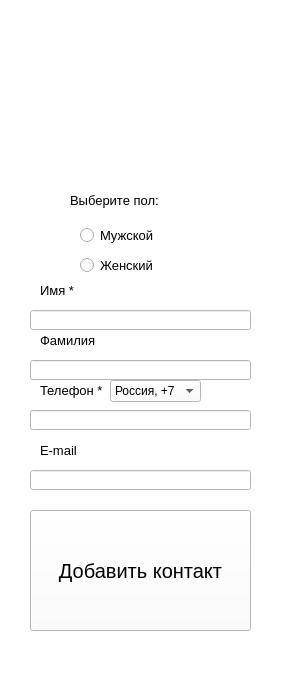
<?xml version="1.0" encoding="UTF-8"?>
<ui version="4.0">
 <class>NewContact</class>
 <widget class="QMainWindow" name="NewContact">
  <property name="geometry">
   <rect>
    <x>0</x>
    <y>0</y>
    <width>281</width>
    <height>691</height>
   </rect>
  </property>
  <property name="font">
   <font>
    <pointsize>15</pointsize>
    <weight>50</weight>
    <bold>false</bold>
   </font>
  </property>
  <property name="windowTitle">
   <string>Новый контакт</string>
  </property>
  <property name="styleSheet">
   <string notr="true">background-color: rgb(255, 255, 255);</string>
  </property>
  <widget class="QWidget" name="centralwidget">
   <widget class="QPushButton" name="AddContact">
    <property name="geometry">
     <rect>
      <x>30</x>
      <y>510</y>
      <width>221</width>
      <height>121</height>
     </rect>
    </property>
    <property name="font">
     <font>
      <pointsize>15</pointsize>
      <weight>50</weight>
      <bold>false</bold>
     </font>
    </property>
    <property name="text">
     <string>Добавить контакт</string>
    </property>
    <property name="iconSize">
     <size>
      <width>20</width>
      <height>20</height>
     </size>
    </property>
   </widget>
   <widget class="QLineEdit" name="fname">
    <property name="geometry">
     <rect>
      <x>30</x>
      <y>360</y>
      <width>221</width>
      <height>20</height>
     </rect>
    </property>
   </widget>
   <widget class="QLineEdit" name="name">
    <property name="geometry">
     <rect>
      <x>30</x>
      <y>310</y>
      <width>221</width>
      <height>20</height>
     </rect>
    </property>
   </widget>
   <widget class="QLabel" name="label">
    <property name="geometry">
     <rect>
      <x>70</x>
      <y>180</y>
      <width>141</width>
      <height>41</height>
     </rect>
    </property>
    <property name="font">
     <font>
      <pointsize>10</pointsize>
      <weight>50</weight>
      <bold>false</bold>
     </font>
    </property>
    <property name="text">
     <string>Выберите пол:</string>
    </property>
   </widget>
   <widget class="QRadioButton" name="man">
    <property name="geometry">
     <rect>
      <x>80</x>
      <y>220</y>
      <width>101</width>
      <height>31</height>
     </rect>
    </property>
    <property name="font">
     <font>
      <pointsize>10</pointsize>
      <weight>50</weight>
      <bold>false</bold>
     </font>
    </property>
    <property name="text">
     <string>Мужской</string>
    </property>
   </widget>
   <widget class="QRadioButton" name="woman">
    <property name="geometry">
     <rect>
      <x>80</x>
      <y>250</y>
      <width>101</width>
      <height>31</height>
     </rect>
    </property>
    <property name="font">
     <font>
      <pointsize>10</pointsize>
      <weight>50</weight>
      <bold>false</bold>
     </font>
    </property>
    <property name="text">
     <string>Женский</string>
    </property>
   </widget>
   <widget class="QLabel" name="label_2">
    <property name="geometry">
     <rect>
      <x>40</x>
      <y>280</y>
      <width>51</width>
      <height>21</height>
     </rect>
    </property>
    <property name="font">
     <font>
      <pointsize>10</pointsize>
      <weight>50</weight>
      <bold>false</bold>
     </font>
    </property>
    <property name="text">
     <string>Имя *</string>
    </property>
   </widget>
   <widget class="QLabel" name="label_3">
    <property name="geometry">
     <rect>
      <x>40</x>
      <y>330</y>
      <width>91</width>
      <height>21</height>
     </rect>
    </property>
    <property name="font">
     <font>
      <pointsize>10</pointsize>
      <weight>50</weight>
      <bold>false</bold>
     </font>
    </property>
    <property name="text">
     <string>Фамилия</string>
    </property>
   </widget>
   <widget class="QLineEdit" name="phone">
    <property name="geometry">
     <rect>
      <x>30</x>
      <y>410</y>
      <width>221</width>
      <height>20</height>
     </rect>
    </property>
    <property name="text">
     <string/>
    </property>
   </widget>
   <widget class="QLabel" name="label_4">
    <property name="geometry">
     <rect>
      <x>40</x>
      <y>380</y>
      <width>91</width>
      <height>21</height>
     </rect>
    </property>
    <property name="font">
     <font>
      <pointsize>10</pointsize>
      <weight>50</weight>
      <bold>false</bold>
     </font>
    </property>
    <property name="text">
     <string>Телефон *</string>
    </property>
   </widget>
   <widget class="QLineEdit" name="email">
    <property name="geometry">
     <rect>
      <x>30</x>
      <y>470</y>
      <width>221</width>
      <height>20</height>
     </rect>
    </property>
   </widget>
   <widget class="QLabel" name="label_5">
    <property name="geometry">
     <rect>
      <x>40</x>
      <y>440</y>
      <width>91</width>
      <height>21</height>
     </rect>
    </property>
    <property name="font">
     <font>
      <pointsize>10</pointsize>
      <weight>50</weight>
      <bold>false</bold>
     </font>
    </property>
    <property name="text">
     <string>E-mail</string>
    </property>
   </widget>
   <widget class="QComboBox" name="countryphone">
    <property name="geometry">
     <rect>
      <x>110</x>
      <y>380</y>
      <width>91</width>
      <height>22</height>
     </rect>
    </property>
    <item>
     <property name="text">
      <string>Россия, +7</string>
     </property>
    </item>
    <item>
     <property name="text">
      <string>Беларусь, +375</string>
     </property>
    </item>
    <item>
     <property name="text">
      <string>Украина, +380</string>
     </property>
    </item>
    <item>
     <property name="text">
      <string>США, +1</string>
     </property>
    </item>
    <item>
     <property name="text">
      <string>Англия, +44</string>
     </property>
    </item>
    <item>
     <property name="text">
      <string>Китай, +86</string>
     </property>
    </item>
    <item>
     <property name="text">
      <string>Индия, +91</string>
     </property>
    </item>
   </widget>
  </widget>
  <widget class="QMenuBar" name="menubar">
   <property name="geometry">
    <rect>
     <x>0</x>
     <y>0</y>
     <width>281</width>
     <height>21</height>
    </rect>
   </property>
  </widget>
  <widget class="QStatusBar" name="statusbar"/>
 </widget>
 <resources/>
 <connections/>
</ui>
